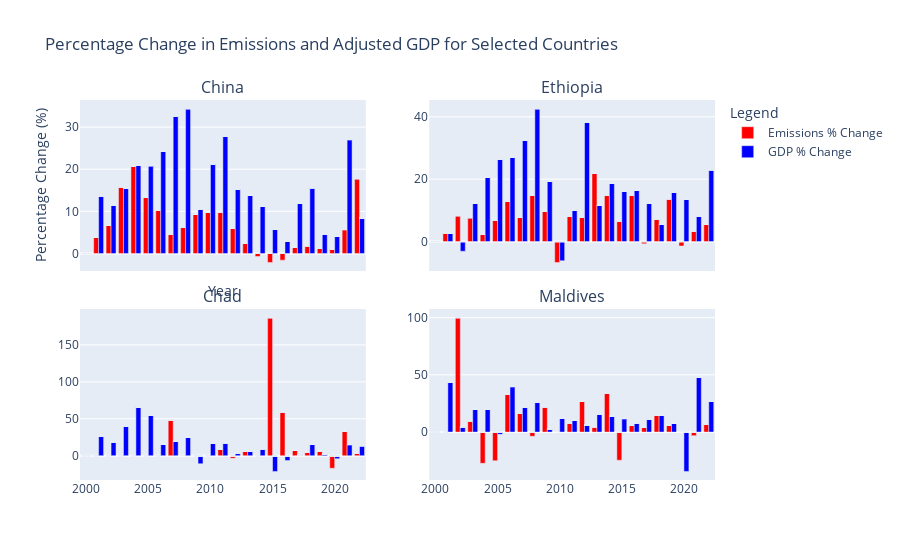

Notebook code cell kept with this figure:
### Code cell
if 'Emissions_pct_change' not in groups_df.columns or 'Adjusted_GDP_pct_change' not in groups_df.columns:
    groups_df['GDP_to_Emissions'] = groups_df['Emissions'] / groups_df['Adjusted GDP']
    
    groups_df['Emissions_pct_change'] = groups_df.groupby('Country')['Emissions'].pct_change() * 100
    groups_df['Adjusted_GDP_pct_change'] = groups_df.groupby('Country')['Adjusted GDP'].pct_change() * 100

selected_countries = ["China", "Ethiopia", "Chad", "Maldives"]
filtered_df = groups_df[groups_df['Country'].isin(selected_countries)]

if filtered_df.empty:
    raise ValueError("Filtered DataFrame is empty. Check if the selected countries have valid data.")

fig_selected_countries = make_subplots(
    rows=2, cols=2,  
    subplot_titles=[f'{country}' for country in selected_countries],
    shared_xaxes=True, vertical_spacing=0.1, horizontal_spacing=0.1
)

def add_traces_for_selected_countries(country_list, fig):
    row_num, col_num = 1, 1
    for country in country_list:
        country_data = filtered_df[filtered_df['Country'] == country]
        
        fig.add_trace(go.Bar(
            x=country_data['Year'],
            y=country_data['Emissions_pct_change'],
            name="Emissions % Change",  
            marker=dict(color='red'),
            showlegend=(row_num == 1 and col_num == 1)  
        ), row=row_num, col=col_num)
        
        fig.add_trace(go.Bar(
            x=country_data['Year'],
            y=country_data['Adjusted_GDP_pct_change'],
            name="GDP % Change",  
            marker=dict(color='blue'),
            showlegend=(row_num == 1 and col_num == 1)  
        ), row=row_num, col=col_num)
        
        col_num += 1
        if col_num > 2:  
            col_num = 1
            row_num += 1

add_traces_for_selected_countries(selected_countries, fig_selected_countries)

fig_selected_countries.update_layout(
    height=800,
    title="Percentage Change in Emissions and Adjusted GDP for Selected Countries",
    barmode='group',  
    legend_title="Legend",
    xaxis_title="Year",
    yaxis_title="Percentage Change (%)",
    showlegend=True 
)

fig_selected_countries.show()

### Figure 1 — Plotly figure (JSON) as saved in the notebook; plotly's stock layout.template omitted (floating-point values rounded to 4 significant figures; data arrays with more than 128 entries replaced by an {"elided": "..."} marker saying what was removed)
{"data": [{"marker": {"color": "red"}, "name": "Emissions % Change", "showlegend": true, "type": "bar", "x": {"elided": "529 int values"}, "xaxis": "x", "y": {"elided": "529 float values"}, "yaxis": "y"}, {"marker": {"color": "blue"}, "name": "GDP % Change", "showlegend": true, "type": "bar", "x": {"elided": "529 int values"}, "xaxis": "x", "y": {"elided": "529 float values"}, "yaxis": "y"}, {"marker": {"color": "red"}, "name": "Emissions % Change", "showlegend": false, "type": "bar", "x": {"elided": "529 int values"}, "xaxis": "x2", "y": {"elided": "529 float values"}, "yaxis": "y2"}, {"marker": {"color": "blue"}, "name": "GDP % Change", "showlegend": false, "type": "bar", "x": {"elided": "529 int values"}, "xaxis": "x2", "y": {"elided": "529 float values"}, "yaxis": "y2"}, {"marker": {"color": "red"}, "name": "Emissions % Change", "showlegend": false, "type": "bar", "x": {"elided": "529 int values"}, "xaxis": "x3", "y": {"elided": "529 float values"}, "yaxis": "y3"}, {"marker": {"color": "blue"}, "name": "GDP % Change", "showlegend": false, "type": "bar", "x": {"elided": "529 int values"}, "xaxis": "x3", "y": {"elided": "529 float values"}, "yaxis": "y3"}, {"marker": {"color": "red"}, "name": "Emissions % Change", "showlegend": false, "type": "bar", "x": {"elided": "529 int values"}, "xaxis": "x4", "y": {"elided": "529 float values"}, "yaxis": "y4"}, {"marker": {"color": "blue"}, "name": "GDP % Change", "showlegend": false, "type": "bar", "x": {"elided": "529 int values"}, "xaxis": "x4", "y": {"elided": "529 float values"}, "yaxis": "y4"}], "layout": {"annotations": [{"font": {"size": 16}, "showarrow": false, "text": "China", "x": 0.225, "xanchor": "center", "xref": "paper", "y": 1, "yanchor": "bottom", "yref": "paper"}, {"font": {"size": 16}, "showarrow": false, "text": "Ethiopia", "x": 0.775, "xanchor": "center", "xref": "paper", "y": 1, "yanchor": "bottom", "yref": "paper"}, {"font": {"size": 16}, "showarrow": false, "text": "Chad", "x": 0.225, "xanchor": "center", "xref": "paper", "y": 0.45, "yanchor": "bottom", "yref": "paper"}, {"font": {"size": 16}, "showarrow": false, "text": "Maldives", "x": 0.775, "xanchor": "center", "xref": "paper", "y": 0.45, "yanchor": "bottom", "yref": "paper"}], "autosize": true, "barmode": "group", "legend": {"title": {"text": "Legend"}}, "showlegend": true, "title": {"text": "Percentage Change in Emissions and Adjusted GDP for Selected Countries"}, "xaxis": {"anchor": "y", "autorange": true, "domain": [0, 0.45], "matches": "x3", "range": [2000.0, 2022.0], "showticklabels": false, "title": {"text": "Year"}, "type": "linear"}, "xaxis2": {"anchor": "y2", "autorange": true, "domain": [0.55, 1], "matches": "x4", "range": [2000.0, 2022.0], "showticklabels": false, "type": "linear"}, "xaxis3": {"anchor": "y3", "autorange": true, "domain": [0, 0.45], "range": [2000.0, 2022.0], "type": "linear"}, "xaxis4": {"anchor": "y4", "autorange": true, "domain": [0.55, 1], "range": [2000.0, 2022.0], "type": "linear"}, "yaxis": {"anchor": "x", "autorange": true, "domain": [0.55, 1], "range": [-4.162, 36.43], "title": {"text": "Percentage Change (%)"}, "type": "linear"}, "yaxis2": {"anchor": "x2", "autorange": true, "domain": [0.55, 1], "range": [-9.445, 45.38], "type": "linear"}, "yaxis3": {"anchor": "x3", "autorange": true, "domain": [0, 0.45], "range": [-32.93, 198.6], "type": "linear"}, "yaxis4": {"anchor": "x4", "autorange": true, "domain": [0, 0.45], "range": [-41.84, 107.5], "type": "linear"}}}
